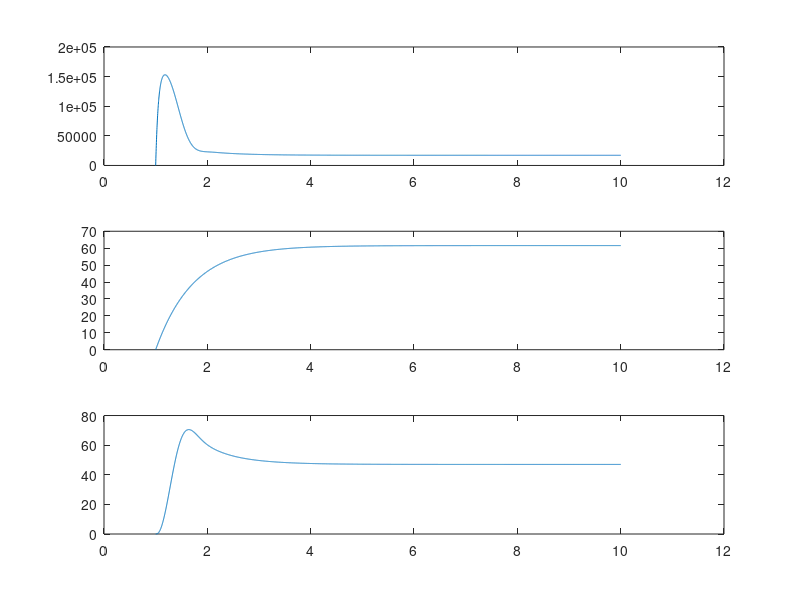

MATLAB code to generate this figure:
ra = 4.6e-3;
rfd = 12.1875;
la = 2.38e-4;
lfd = 8.750;
lafd = 0.23;
jm = 2580;
va = 750;
vfd = 750 
ia = 17098
bm = 127;
c0 = 0;
c1 = 5041.7;
c2 = 0;
h = 0.002;
x1(1)=0;
x2(1)=0;
x3(1)=0;

a1 = exp(-(ra/la)*h);
a3 = exp(-(rfd/lfd)*h);
a5 = exp(-(bm/jm)*h);

b1 = (1-a1)/ra;
d1 = -(1-a5)/bm;
b2 = ((1-a3)/rfd);

i = 2;
for k = 1:h:10
    tl(i) = c0 + c1*x3(i-1) + c2*(x3(i-1))^2;
    a2(i) = (1/(rfd*la - ra*lfd))*(lafd*lfd*(a3-a1)*x3(i-1)+(ra*lfd*a1-rfd*la*a3));
    a4(i)= lafd*((1-a5)/bm)*x2(i-1);
    x1(i) = a1*x1(i-1) + a2(i)*x2(i-1) + b1*va;
    x2(i) = a3*x2(i-1) + b2*vfd;
    x3(i) = a4(i)*x1(i-1) + a5*x3(i-1) + d1*tl(i-1);
    
    
   

    y1(i)= x1(i);
    y2(i)= x2(i);
    y3(i)= x3(i);
    i= i+1;
    
    
end
t=1:h:10.002;
figure(1);
subplot(3,1,1);
plot(t,y1);
subplot(3,1,2);
plot(t,y2);
subplot(3,1,3);
plot(t,y3);

